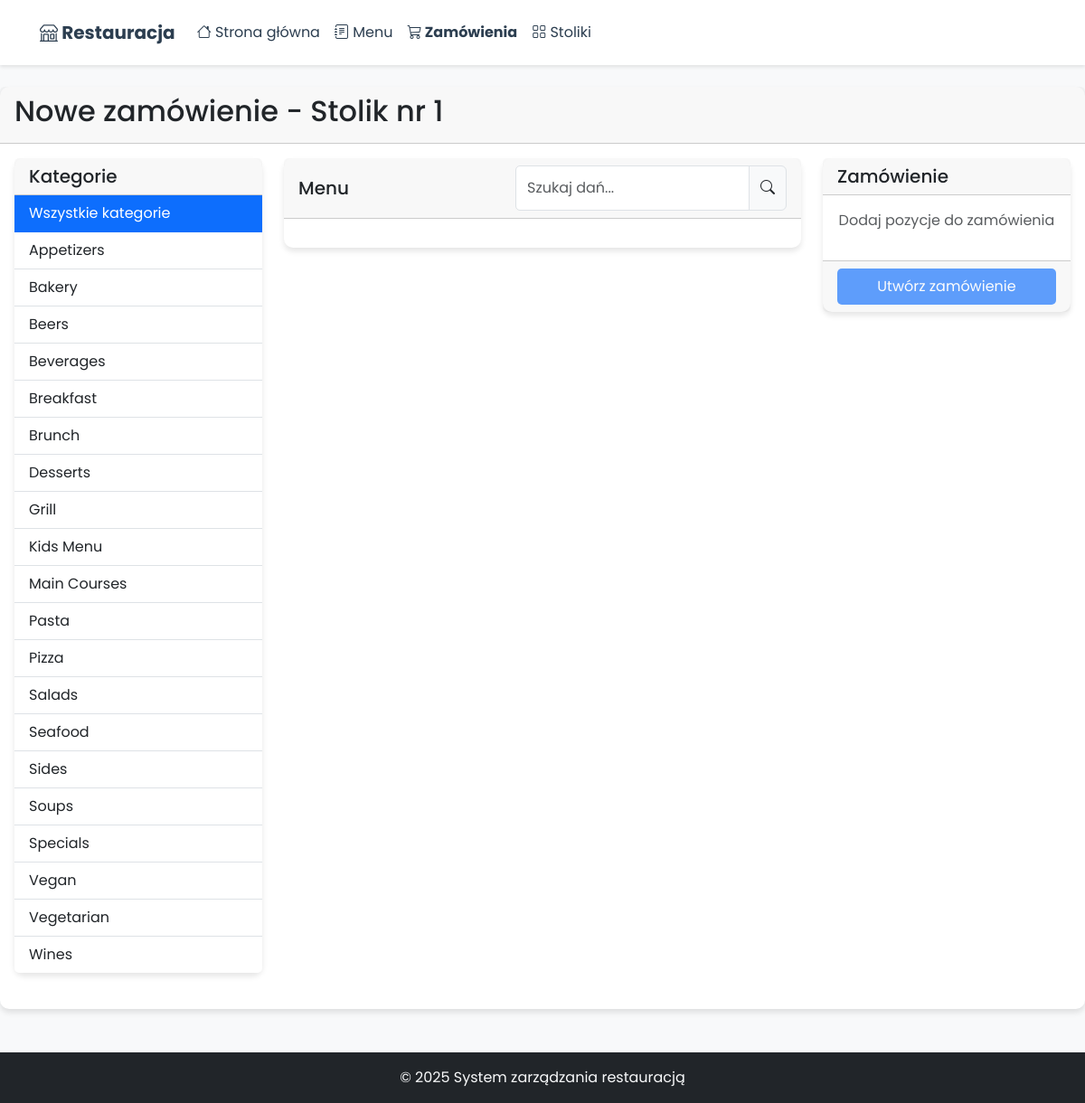
The page /?controller=orders&action=create&table_id=1 on the database its author committed.
### tables this page shows
CREATE TABLE IF NOT EXISTS tables (
    id INT PRIMARY KEY AUTO_INCREMENT,
    number INT NOT NULL UNIQUE,
    capacity INT NOT NULL,
    status ENUM('free', 'occupied', 'reserved') DEFAULT 'free',
    created_at TIMESTAMP DEFAULT CURRENT_TIMESTAMP
);

CREATE TABLE IF NOT EXISTS categories (
    id INT PRIMARY KEY AUTO_INCREMENT,
    name VARCHAR(100) NOT NULL,
    description TEXT,
    created_at TIMESTAMP DEFAULT CURRENT_TIMESTAMP
);

### controllers/Controller.php (called while the page is built, shortened)
<?php
class Controller {
    protected function render($view, $data = []) {
        extract($data);
        $viewFile = BASE_PATH . '/views/' . $view . '.php';
        if (file_exists($viewFile)) {
            include BASE_PATH . '/views/layouts/header.php';
            include $viewFile;
            include BASE_PATH . '/views/layouts/footer.php';
        } else {
            throw new \Exception("Nie znaleziono pliku widoku: " . $view);
        }
    }
}

### controllers/OrdersController.php (called while the page is built, shortened)
<?php
class OrdersController extends Controller {
    private $menuModel;
    private $tableModel;
    public function __construct() {
        $this->menuModel = new \models\MenuModel();
        $this->tableModel = new \models\TableModel();
    }
    public function create() {
        $tableId = $_GET['table_id'] ?? null;
        $table = $this->tableModel->getTable($tableId);
        $menuItems = $this->menuModel->getMenuItems();
        $categories = $this->menuModel->getCategories();
        $this->render('orders/form', [
            'table' => $table,
            'menuItems' => $menuItems,
            'categories' => $categories
        ]);
    }
}

### index.php (called while the page is built, shortened)
<?php
spl_autoload_register(function ($class) {
    $file = BASE_PATH . '/' . str_replace('\\', '/', $class) . '.php';
});
$controller = isset($_GET['controller']) ? $_GET['controller'] : 'home';
$action = isset($_GET['action']) ? $_GET['action'] : 'index';
$controllerClass = ucfirst($controller) . 'Controller';
$controllerFile = BASE_PATH . '/controllers/' . $controllerClass . '.php';
try {
    if (file_exists($controllerFile)) {
        $controllerInstance = new $controllerClass();
        if (method_exists($controllerInstance, $action)) {
            $controllerInstance->$action();
        } else {
            throw new Exception("Action not found");
        }
    } else {
        throw new Exception("Controller not found");
    }
} catch (Exception $e) {
    echo "Error: " . $e->getMessage();
}

### config/database.php (called while the page is built)
<?php
return [
    'host' => 'localhost',
    'dbname' => 'restaurant',
    'username' => 'root',
    'password' => 'root',
    'charset' => 'utf8mb4'
];

### models/Model.php (called while the page is built, shortened)
<?php
class Model {
    protected $db;
    public function __construct() {
        $config = require BASE_PATH . '/config/database.php';
        try {
            $this->db = new \PDO(
                "mysql:host={$config['host']};dbname={$config['dbname']};charset={$config['charset']}",
                $config['username'],
                $config['password'],
                [
                    \PDO::ATTR_ERRMODE => \PDO::ERRMODE_EXCEPTION,
                    \PDO::ATTR_DEFAULT_FETCH_MODE => \PDO::FETCH_ASSOC,
                    \PDO::ATTR_EMULATE_PREPARES => false
                ]
            );
        } catch (\PDOException $e) {
            die("Połączenie nie powiodło się: " . $e->getMessage());
        }
    }
    protected function query($sql, $params = []) {
        $stmt = $this->db->prepare($sql);
        $stmt->execute($params);
        return $stmt;
    }
    protected function findAll($sql, $params = []) {
        return $this->query($sql, $params)->fetchAll();
    }
    protected function findOne($sql, $params = []) {
        return $this->query($sql, $params)->fetch();
    }
}

### models/TableModel.php (called while the page is built, shortened)
<?php
class TableModel extends Model {
    public function getTable($id) {
        return $this->findOne("SELECT * FROM tables WHERE id = ?", [$id]);
    }
}

### models/MenuModel.php (called while the page is built, shortened)
<?php
class MenuModel extends Model {
    public function getCategories() {
        return $this->findAll("SELECT * FROM categories ORDER BY name");
    }
}

### views/orders/form.php (the view, shortened to what this page needs)
<div class="row">
    <div class="col-md-12">
        <div class="card">
            <div class="card-header">
                <h2 class="card-title">Nowe zamówienie - Stolik nr <?= $table['number'] ?></h2>
            </div>
            <div class="card-body">
                <form method="post" class="needs-validation" novalidate>
                    <div class="row">
                        <div class="col-md-3">
                            <div class="card mb-4">
                                <div class="card-header">
                                    <h5 class="card-title mb-0">Kategorie</h5>
                                </div>
                                <div class="list-group list-group-flush" id="categoryList">
                                    <a href="#" class="list-group-item list-group-item-action active"
                                       data-category="all">
                                        Wszystkie kategorie
                                    </a>
                                    <?php foreach ($categories as $category): ?>
                                        <a href="#" class="list-group-item list-group-item-action"
                                           data-category="<?= $category['id'] ?>">
                                            <?= htmlspecialchars($category['name']) ?>
                                        </a>
                                    <?php endforeach; ?>
                                </div>
                            </div>
                        </div>
                        <div class="col-md-6">
                            <div class="card mb-4">
                                <div class="card-header">
                                    <div class="d-flex justify-content-between align-items-center">
                                        <h5 class="card-title mb-0">Menu</h5>
                                        <div class="input-group" style="width: 300px;">
                                            <input type="text" class="form-control" id="menuSearch"
                                                   placeholder="Szukaj dań...">
                                            <span class="input-group-text">
                                                <i class="bi bi-search"></i>
                                            </span>
                                        </div>
                                    </div>
                                </div>
                                <div class="card-body">
                                </div>
                            </div>
                        </div>
                        <div class="col-md-3">
                            <div class="card">
                                <div class="card-header">
                                    <h5 class="card-title mb-0">Zamówienie</h5>
                                </div>
                                <div class="card-body">
                                    <div id="orderSummary">
                                        <p class="text-muted text-center" id="emptyOrder">
                                            Dodaj pozycje do zamówienia
                                        </p>
                                    </div>
                                </div>
                                <div class="card-footer">
                                    <button type="submit" class="btn btn-primary w-100" id="submitOrder" disabled>
                                        Utwórz zamówienie
                                    </button>
                                </div>
                            </div>
                        </div>
                    </div>
                </form>
            </div>
        </div>
    </div>
</div>

### public/css/style.css (style rules this page uses)
:root { --primary-color: #2c3e50; --secondary-color: #e74c3c; --accent-color: #3498db; --success-color: #2ecc71; --warning-color: #f1c40f; --danger-color: #e74c3c; --light-bg: #f8f9fa; --dark-bg: #2c3e50; --transition: all 0.3s ease; }
body { font-family: 'Poppins', sans-serif; background-color: var(--light-bg); color: var(--primary-color); }
.card { border: none; border-radius: 10px; box-shadow: 0 4px 6px rgba(0,0,0,0.1); transition: var(--transition); }
.btn { border-radius: 5px; padding: 0.5rem 1.5rem; transition: var(--transition); border: none; }
.btn-primary { background-color: var(--primary-color); }
.form-control { border-radius: 5px; border: 1px solid #dee2e6; padding: 0.75rem; transition: var(--transition); }

### rows shown on the page
tables: number "1"
categories: name "Appetizers"
categories: name "Bakery"
categories: name "Beers"
categories: name "Beverages"
categories: name "Breakfast"
categories: name "Brunch"
categories: name "Desserts"
categories: name "Grill"
categories: name "Kids Menu"
categories: name "Main Courses"
categories: name "Pasta"
categories: name "Pizza"
categories: name "Salads"
categories: name "Seafood"
categories: name "Sides"
categories: name "Soups"
categories: name "Specials"
categories: name "Vegan"
categories: name "Vegetarian"
categories: name "Wines"
